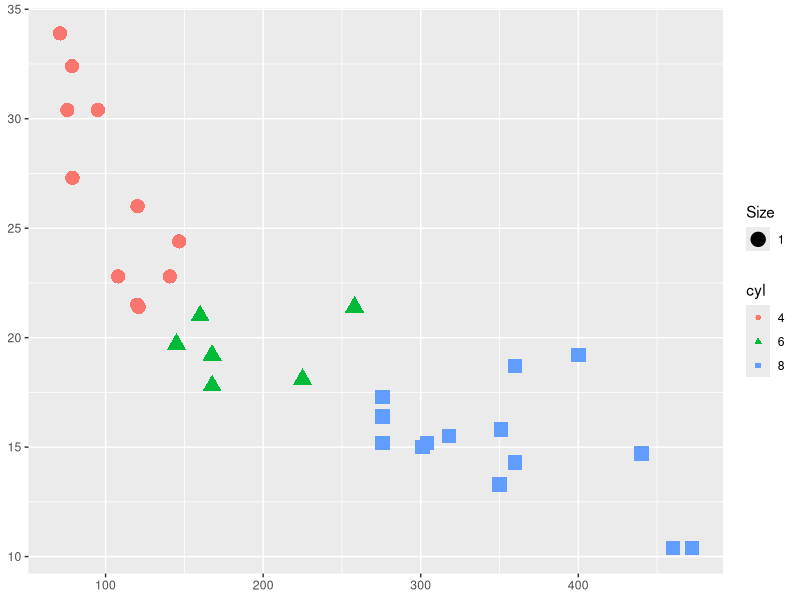

Write the R code that produced this figure.
library(ggplot2)

# add text annotations
gscatter <- function(data, x, y, aes_var = FALSE, reg_line = FALSE,
                     reg_method = 'lm', reg_se = TRUE,
                     title = NULL, xlab = NULL, ylab = NULL, sub = NULL,
                      color = 'black', shape = 1, size = 1, fill = 'black', 
                      xaxlimit = FALSE, yaxlimit = FALSE,
                      x1 = NA, x2 = NA, y1 = NA, y2 = NA, title_col = 'black', 
                      title_fam = 'serif', title_face = 'plain', 
                      title_size = 10, title_hjust = 0.5, title_vjust = 0.5,
                      sub_col = 'black', sub_fam = 'serif', sub_face = 'plain', 
                      sub_size = 10, sub_hjust = 0.5, sub_vjust = 0.5,
                      xax_col = 'black', xax_fam = 'serif', 
                      xax_face = 'plain', xax_size = 10, 
                      xax_hjust = 0.5, xax_vjust = 0.5,
                      yax_col = 'black', yax_fam = 'serif', 
                      yax_face = 'plain', yax_size = 10, 
                      yax_hjust = 0.5, yax_vjust = 0.5,
                      remove_xax = FALSE, remove_yax = FALSE,
                      add_text = FALSE, xloc = NA, yloc = NA, label = NA,
                      tex_color = NA, tex_size = NA) {
  
  if(aes_var) {
    if(is.numeric(shape)) {
      p <- ggplot(data = data, mapping = aes_string(x = x, y = y, 
        colour = color, shape = color, size = size)) +
        geom_point()
    } else {
      p <- ggplot(data = data, mapping = aes_string(x = x, y = y, 
        colour = color, shape = shape, size = size)) +
        geom_point()
    }
    if(is.numeric(size)) {
      p <- p + labs(size = 'Size')
    }
  } else {
    p <- ggplot(data = data, mapping = aes_string(x = x, y = y)) +
      geom_point(colour = color, shape = shape, size = size, fill = fill)
  }
  
  if(reg_line) {
    p <- p + geom_smooth(method = reg_method, se = reg_se)
    p
  }
  
  p <- p + ggtitle(title) + xlab(xlab) + ylab(ylab) +
    theme(
      plot.title = element_text(color = title_col, family = title_fam,
                                face = title_face, size = title_size, hjust = title_hjust,
                                vjust = title_vjust),
      plot.subtitle = element_text(color = sub_col, family = sub_fam,
                                face = sub_face, size = sub_size, hjust = sub_hjust,
                                vjust = sub_vjust),
      axis.title.x = element_text(color = xax_col, family = xax_fam,
                                  face = xax_face, size = xax_size, hjust = xax_hjust,
                                  vjust = xax_vjust),
      axis.title.y = element_text(color = yax_col, family = yax_fam,
                                  face = yax_face, size = yax_size, hjust = yax_hjust,
                                  vjust = yax_vjust)
    )
  
  if(xaxlimit) {
    p <- p + xlim(x1, x2)
    p
  }
  
  if (yaxlimit) {
    p <- p + ylim(y1, y2)
    p
  }
  
  if(remove_xax) {
    p <- p + theme(
      axis.title.x = element_blank()
    )
    p
  }
  
  if(remove_yax) {
    p <- p + theme(
      axis.title.y = element_blank()
    )
    p
  }
  
  if(add_text) {
    p <- p + annotate("text", x = xloc, y = yloc, label = label, 
                      color = tex_color, size = tex_size)
    p
  }
  
  p
}



# test
mtcars$cyl <- as.factor(mtcars$cyl)
mtcars$gear <- as.factor(mtcars$gear)
mtcars$am <- as.factor(mtcars$am)

gscatter(mtcars, 'disp', 'mpg', aes_var = TRUE, 
          color = 'cyl')
            
k <- gscatter(mtcars, 'disp', 'mpg', aes_var = FALSE, 
          color = 'red', shape = 22, size = 3, fill = 'blue',
          reg_line = TRUE, reg_method = 'loess', reg_se = FALSE)
